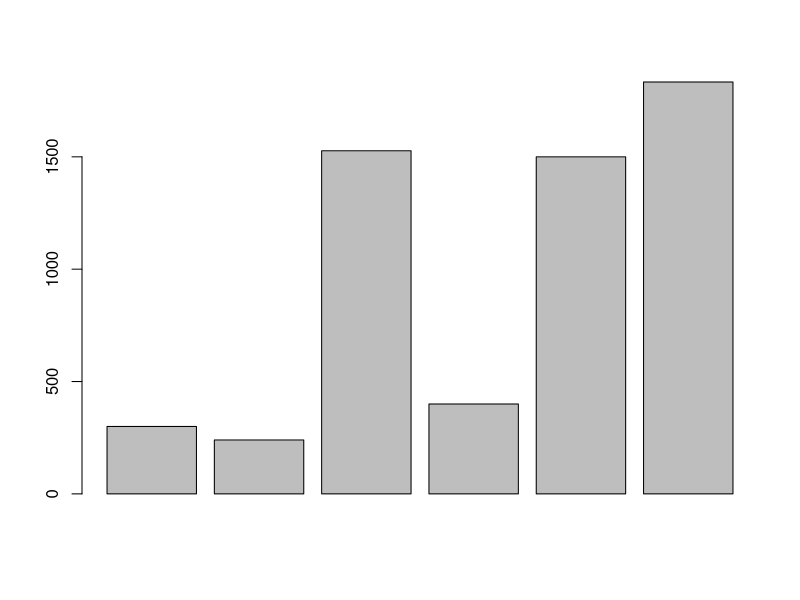
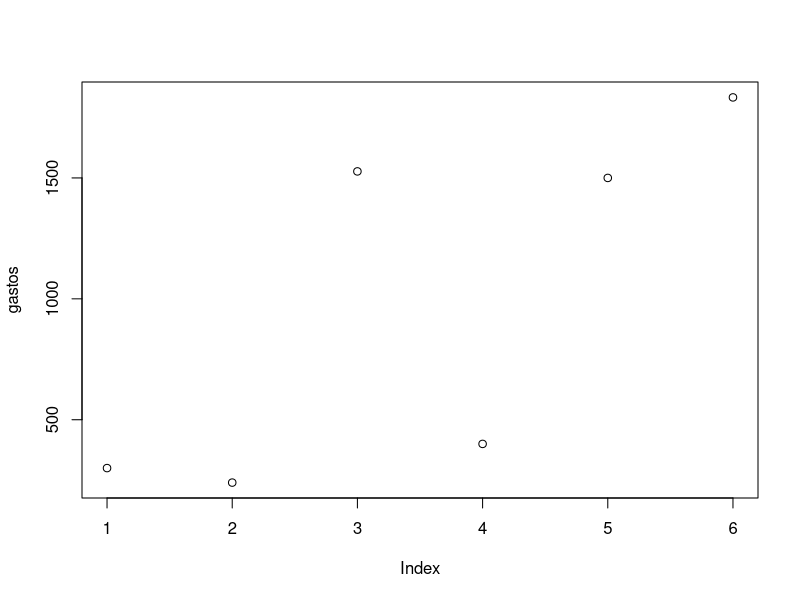
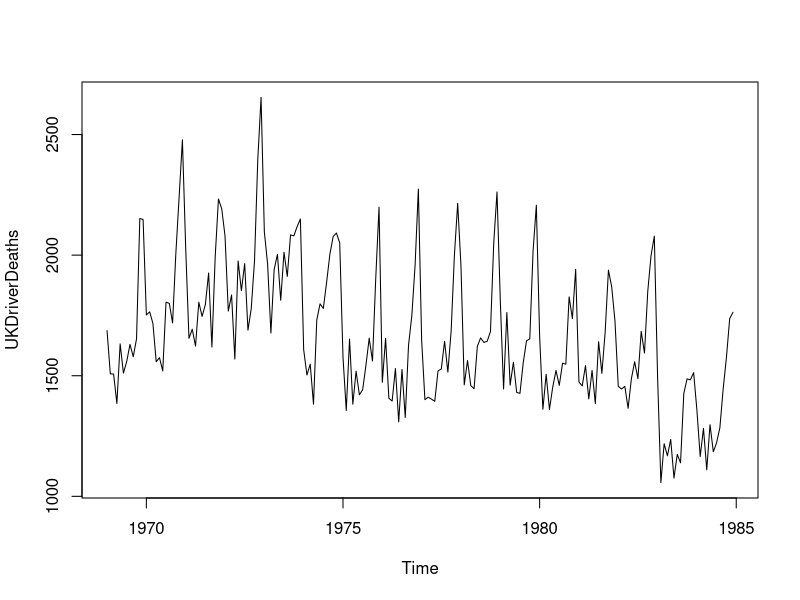
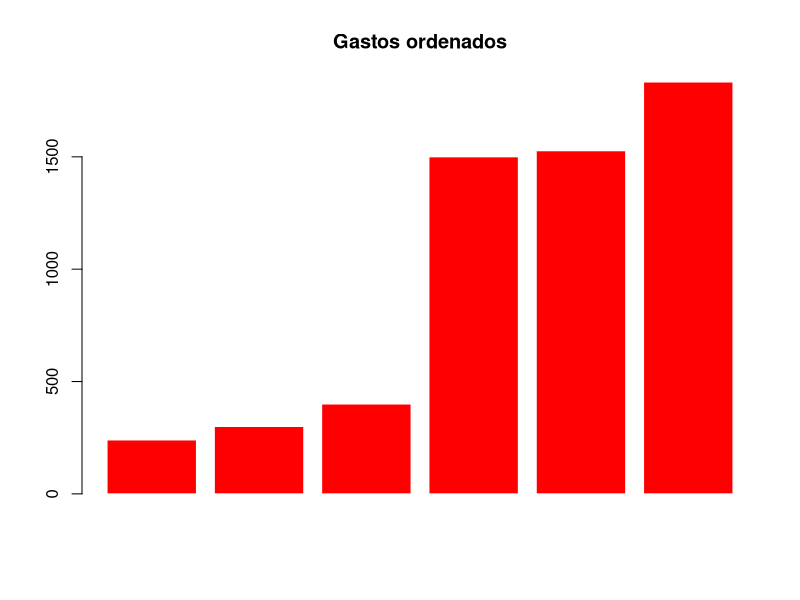
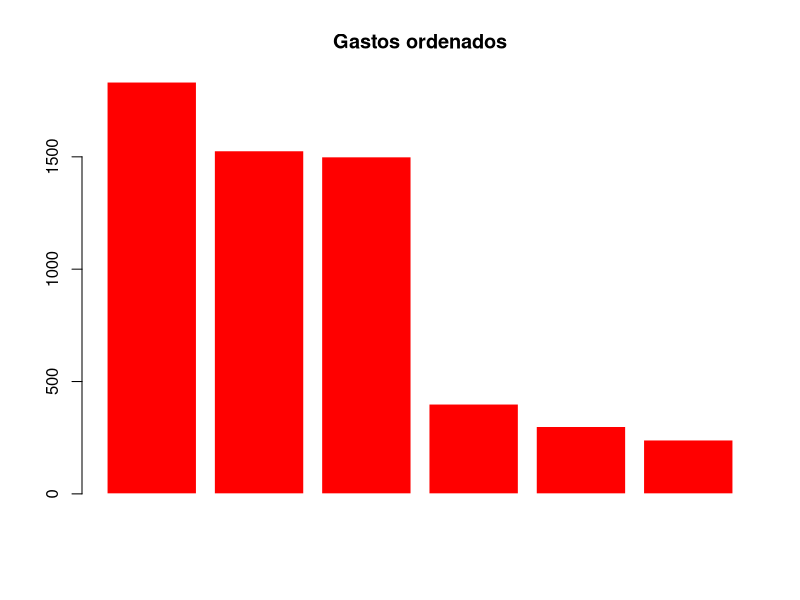

Source code (R) for these figures, in order:
# LABORATORIO 1 - (14/08/2025)

# Sumas

300+240+1527+400+1500+1833

# Crear objetos

celular <- 300
celular
transporte <- 240
comestibles <- 1527
gimnasio <- 400
alquiler <- 1500
otro <- 1833

celular + transporte + comestibles + gimnasio + alquiler + otro

gastomes <- (celular + transporte + comestibles + gimnasio + alquiler + otro)
gastomes
gastomes*5
gastomes*2

# Reglas de nombre objetos

"yo_uso_guion_bajo
otras.personas.usan.punto
OtrosUsanMayusculas"

# Funciones

abs(10)
abs(-4)
sqrt(9)
log(2)

# Comentarios

# Simbolo hashtag #

# Este es un comentario 

# Este es otro comentario

4 + 5 # Esta es una suma, el resutlado es = 9

celular <- 300
Celular <- -300
CELULAR <- 1000

celular + Celular
Celular + CELULAR
Celular * CELULAR / celular

# Buscar ayuda

help(abs)

abs(celular)
abs(CELULAR)
sqrt(celular)
sqrt(CELULAR)
CELULAR * 5

help(mean)
?mean
help.search("absolute")

# AUTOEVALUACION

gastos <- c(celular, transporte, comestibles, gimnasio, alquiler, otro) 
# c() PARA CREAR CONJUNTOS DE DATOS
gastos

barplot(gastos)
?barplot
plot(gastos)
plot(UKDriverDeaths)

sort(gastos) # Sort() acomoda los datos de manera creciente
gastosordenados <- sort(gastos)
barplot(gastosordenados, main="Gastos ordenados",
        col= "red",
        border = "white")

help(sort)

gastosordenados2 <- sort(gastos, decreasing = TRUE) # funcion decreasing = true para que sea acomode decreciente
barplot(gastosordenados2, main="Gastos ordenados",
        col= "red",
        border = "white")

